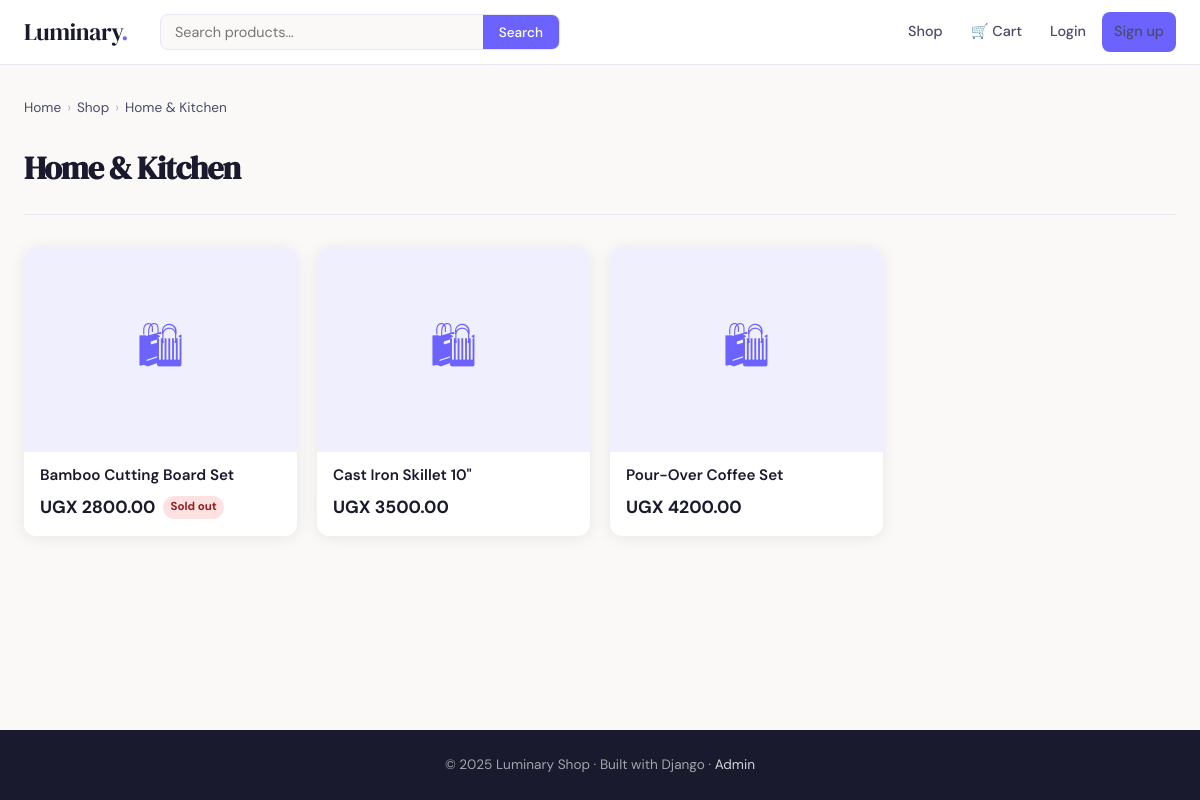
Page /category/home-kitchen/ on the committed database.
### store/models.py (models this page shows, shortened)
class Category(models.Model):
    name = models.CharField(max_length=100)
    slug = models.SlugField(unique=True)
    description = models.TextField(blank=True)
    created_at = models.DateTimeField(auto_now_add=True)
    class Meta:
        verbose_name_plural = 'Categories'
        ordering = ['name']

class Product(models.Model):
    category = models.ForeignKey(Category, on_delete=models.CASCADE, related_name='products')
    name = models.CharField(max_length=200)
    slug = models.SlugField(unique=True)
    description = models.TextField()
    price = models.DecimalField(max_digits=10, decimal_places=2)
    original_price = models.DecimalField(max_digits=10, decimal_places=2, null=True, blank=True)
    image = models.ImageField(upload_to='products/', blank=True, null=True)
    stock = models.PositiveIntegerField(default=0)
    is_featured = models.BooleanField(default=False)
    is_active = models.BooleanField(default=True)
    created_at = models.DateTimeField(auto_now_add=True)
    updated_at = models.DateTimeField(auto_now=True)
    class Meta:
        ordering = ['-created_at']
    def get_absolute_url(self):
        return reverse('store:product_detail', kwargs={'slug': self.slug})
    @property
    def in_stock(self):
        return self.stock > 0

### store/views.py (the view)
# urls.py: path('category/<slug:slug>/', views.category_view, name='category'),
def category_view(request, slug):
    category = get_object_or_404(Category, slug=slug)
    products = Product.objects.filter(category=category, is_active=True)
    return render(request, 'store/category.html', {
        'category': category,
        'products': products,
    })

### store/context_processors.py (called while the page is built)
def cart_count(request):
    count = 0
    try:
        if request.user.is_authenticated:
            cart = Cart.objects.filter(user=request.user).first()
        else:
            sk = request.session.session_key
            cart = Cart.objects.filter(session_key=sk).first() if sk else None
        if cart:
            count = cart.item_count
    except Exception:
        pass
    return {'cart_count': count}

### store/templates/store/category.html (shortened to what this page needs)
{% extends "store/base.html" %}
{% block content %}
<div class="breadcrumb">
  <a href="{% url 'store:home' %}">Home</a><span class="breadcrumb-sep">›</span>
  <a href="{% url 'store:product_list' %}">Shop</a><span class="breadcrumb-sep">›</span>
  <span>{{ category.name }}</span>
</div>
<div class="page-header">
  <h1>{{ category.name }}</h1>
</div>
{% if products %}
  <div class="product-grid">
    {% for product in products %}
      <a href="{{ product.get_absolute_url }}" class="product-card">
        <div class="product-card-img">
          {% if product.image %}<img src="{{ product.image.url }}" alt="{{ product.name }}">{% else %}🛍{% endif %}
        </div>
        <div class="product-card-body">
          <div class="product-card-name">{{ product.name }}</div>
          <div class="product-card-price">
            <span class="price-current">UGX {{ product.price }}</span>
            {% if not product.in_stock %}<span class="badge-out">Sold out</span>{% endif %}
          </div>
        </div>
      </a>
    {% endfor %}
  </div>
{% else %}
  <p style="color:var(--ink-light);padding:40px 0">No products in this category yet.</p>
{% endif %}
{% endblock %}

### store/templates/store/base.html (style rules this page uses)
*, *::before, *::after { box-sizing: border-box; margin: 0; padding: 0; }
:root { --ink: #1a1a2e; --ink-light: #4a4a6a; --accent: #6c63ff; --accent-light: #f0effe; --cream: #faf9f7; --white: #ffffff; --border: #e8e6f0; --success: #22c55e; --danger: #ef4444; --warning: #f59e0b; --radius: 12px; --shadow: 0 2px 16px rgba(26,26,46,.08); --shadow-lg: 0 8px 40px rgba(26,26,46,.14); }
body { font-family: 'DM Sans', sans-serif; background: var(--cream); color: var(--ink); line-height: 1.6; min-height: 100vh; display: flex; flex-direction: column; }
.product-grid { display: grid; grid-template-columns: repeat(auto-fill, minmax(220px, 1fr)); gap: 20px; }
.product-card { background: var(--white); border-radius: var(--radius); overflow: hidden; box-shadow: var(--shadow); transition: transform .2s, box-shadow .2s; text-decoration: none; color: inherit; display: block; }
.product-card-img { width: 100%; aspect-ratio: 4/3; object-fit: cover; background: var(--accent-light); display: flex; align-items: center; justify-content: center; color: var(--accent); font-size: 3rem; }
.product-card-body { padding: 14px 16px; }
.product-card-name { font-size: .95rem; font-weight: 600; margin-bottom: 8px; line-height: 1.3; }
.product-card-price { display: flex; align-items: center; gap: 8px; }
.price-current { font-size: 1.1rem; font-weight: 700; color: var(--ink); }
.badge-out { background: #fee2e2; color: #991b1b; font-size: .72rem; font-weight: 700; padding: 2px 7px; border-radius: 20px; }
.page-header { margin-bottom: 32px; padding-bottom: 20px; border-bottom: 1px solid var(--border); }
.page-header h1 { font-family: 'DM Serif Display', serif; font-size: 2rem; letter-spacing: -.03em; }
.breadcrumb { display: flex; gap: 6px; align-items: center; font-size: .85rem; color: var(--ink-light); margin-bottom: 24px; }
.breadcrumb a { color: var(--ink-light); text-decoration: none; }
.breadcrumb-sep { opacity: .4; }

### rows in the picture
Category: name "Home & Kitchen"
Product: name "Bamboo Cutting Board Set", price "2800.00", stock "Sold out"
Product: name "Cast Iron Skillet 10\"", price "3500.00"
Product: name "Pour-Over Coffee Set", price "4200.00"
